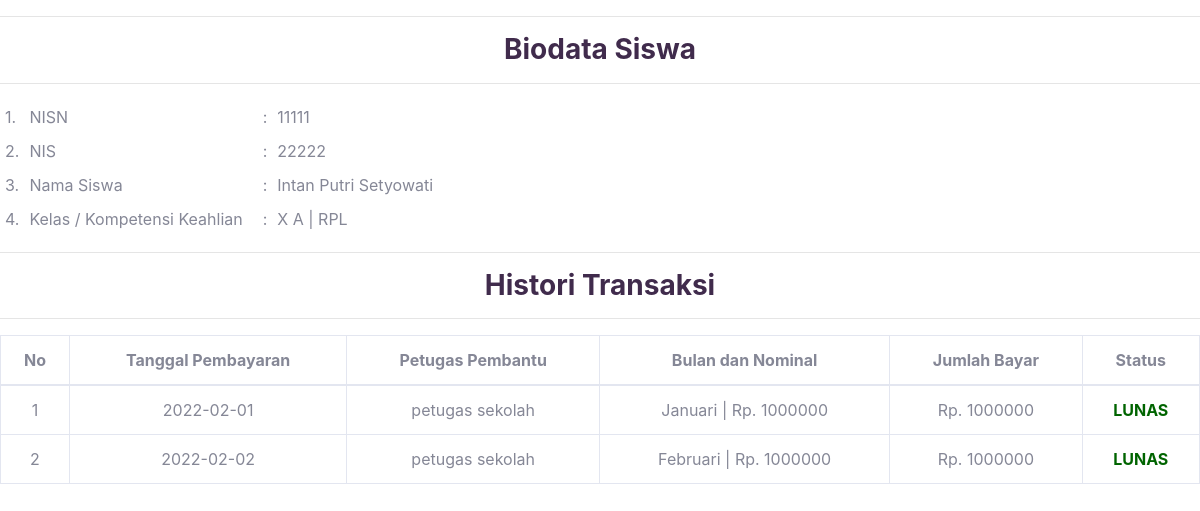
Screenshot of /laporan_history.php?nisn=11111 (signed in) with the database file from the repository.
### tables this page shows
CREATE TABLE `siswa` (
  `nisn` char(10) NOT NULL,
  `nis` int(10) NOT NULL,
  `nama` varchar(25) NOT NULL,
  `id_kelas` int(11) NOT NULL,
  `alamat` text NOT NULL,
  `no_telp` varchar(13) NOT NULL
);

CREATE TABLE `kelas` (
  `id_kelas` int(11) NOT NULL,
  `nama_kelas` varchar(10) NOT NULL,
  `kompetensi_keahlian` varchar(50) NOT NULL
);

CREATE TABLE `pembayaran` (
  `id_pembayaran` int(11) NOT NULL,
  `id_petugas` int(11) NOT NULL,
  `nisn` char(10) NOT NULL,
  `tanggal` date NOT NULL,
  `id_spp` int(11) NOT NULL,
  `jumlah_bayar` int(11) NOT NULL
);

CREATE TABLE `petugas` (
  `id_petugas` int(11) NOT NULL,
  `username` varchar(20) NOT NULL,
  `password` varchar(20) NOT NULL,
  `nama_petugas` varchar(20) NOT NULL,
  `level` enum('Administrator','Petugas') NOT NULL
);

CREATE TABLE `spp` (
  `id_spp` int(11) NOT NULL,
  `bulan` enum('Januari','Februari','Maret','April','Mei','Juni','Juli','Agustus','September','Oktober','November','Desember') NOT NULL,
  `nominal` int(11) NOT NULL
);

### laporan_history.php (the view, shortened to what this page needs)
<?php
    require_once("require.php");
?>
<!DOCTYPE html>
<html lang="en">
    <head>
        <link rel="stylesheet" type="text/css" href="css/main_style.css">
        <link rel="stylesheet" type="text/css" href="css/style.css">
    </head>
    <body id="page-top">
        <div class="table-responsive"><hr>
            <?php
                if($_GET['nisn']){
                    $nisn = $_GET['nisn'];
                    $cari = mysqli_query($db, "SELECT * FROM siswa WHERE nisn='$nisn'");
                    if(mysqli_num_rows($cari) == 0){
                        echo "<script>alert('Siswa Tidak Terdaftar');location.href='laporan_history.php';</script>";
                    }else{
                        $biodataSiswa = mysqli_query($db, "SELECT * FROM siswa JOIN kelas ON siswa.id_kelas=kelas.id_kelas WHERE nisn='$nisn'");
                        $historyPembayaran = mysqli_query($db, "SELECT * FROM pembayaran JOIN petugas ON pembayaran.id_petugas=petugas.id_petugas JOIN spp ON pembayaran.id_spp=spp.id_spp WHERE nisn='$nisn' ORDER BY tanggal");
                        $r = mysqli_fetch_assoc($biodataSiswa);
            ?>
            <h3 align="center" class="m-0 font-weight-bold text-purple">Biodata Siswa</h3> <hr>
            <table cellpadding="5">
                <tr>
                    <td>1.</td>
                    <td>NISN</td>
                    <td></td>
                    <td>:</td>
                    <td><?= $r['nisn']; ?></td>
                </tr>
                <tr>
                    <td>2.</td>
                    <td>NIS</td>
                    <td></td>
                    <td>:</td>
                    <td><?= $r['nis']; ?></td>
                </tr>
                <tr>
                    <td>3.</td>
                    <td>Nama Siswa</td>
                    <td></td>
                    <td>:</td>
                    <td><?= $r['nama']; ?></td>
                </tr>
                <tr>
                    <td>4.</td>
                    <td>Kelas / Kompetensi Keahlian</td>
                    <td></td>
                    <td>:</td>
                    <td><?= $r['nama_kelas'] . " | " . $r['kompetensi_keahlian']; ?></td>
                </tr>
            </table><hr>
            <h3 align="center" class="m-0 font-weight-bold text-purple">Histori Transaksi</h3> <hr>
            <table class="table table-bordered" id="dataTable" width="100%" cellspacing="0">
                <thead class="text-center">
                    <tr>
                        <th>No</th>
                        <th>Tanggal Pembayaran</th>
                        <th>Petugas Pembantu</th>
                        <th>Bulan dan Nominal</th>
                        <th>Jumlah Bayar</th>
                        <th>Status</th>
                    </tr>
                </thead>
                <tbody class="text-center">
                    <?php
                        $no=1;
                        while($result = mysqli_fetch_assoc($historyPembayaran)){ ?>
                            <tr>
                                <td><?= $no; ?></td>
                                <td><?= $result['tanggal']?></td>
                                <td><?= $result['nama_petugas']; ?></td>
                                <td><?= $result['bulan'] . " | Rp. " . $result['nominal']; ?></td>
                                <td><?= "Rp. " . $result['jumlah_bayar']; ?></td>
                                <?php
                                    if($result['jumlah_bayar'] == $result['nominal']){ ?>
                                        <td><font style="color: darkgreen; font-weight: bold;">LUNAS</font></td>
                                    <?php }else{ ?>
                                        <td><font style="color: red; font-weight: bold;">BELUM LUNAS</td>
                                    <?php } ?>
                            </tr>
                            <?php $no++; }?>
                    <?php }} ?>
                </tbody>
            </table>
    </body>
</html>

### CSS/main_style.css (style rules this page uses)
:root { --main-purple: #402B4C; --purple: #957D86; --main-pink: #E9A6A6; --pink: #FBE3D7; --tosca: #86DFED; }
.text-purple { color: var(--main-purple) !important; }

### rows the page displays
siswa: nisn "11111", nis "22222", nama "Intan Putri Setyowati", id_kelas.nama_kelas "X A", id_kelas.kompetensi_keahlian "RPL"
pembayaran: tanggal "2022-02-01", id_petugas.nama_petugas "petugas sekolah", id_spp.bulan "Januari", id_spp.nominal "1000000", jumlah_bayar "1000000", shows "LUNAS"
pembayaran: tanggal "2022-02-02", id_petugas.nama_petugas "petugas sekolah", id_spp.bulan "Februari", id_spp.nominal "1000000", jumlah_bayar "1000000", shows "LUNAS"
